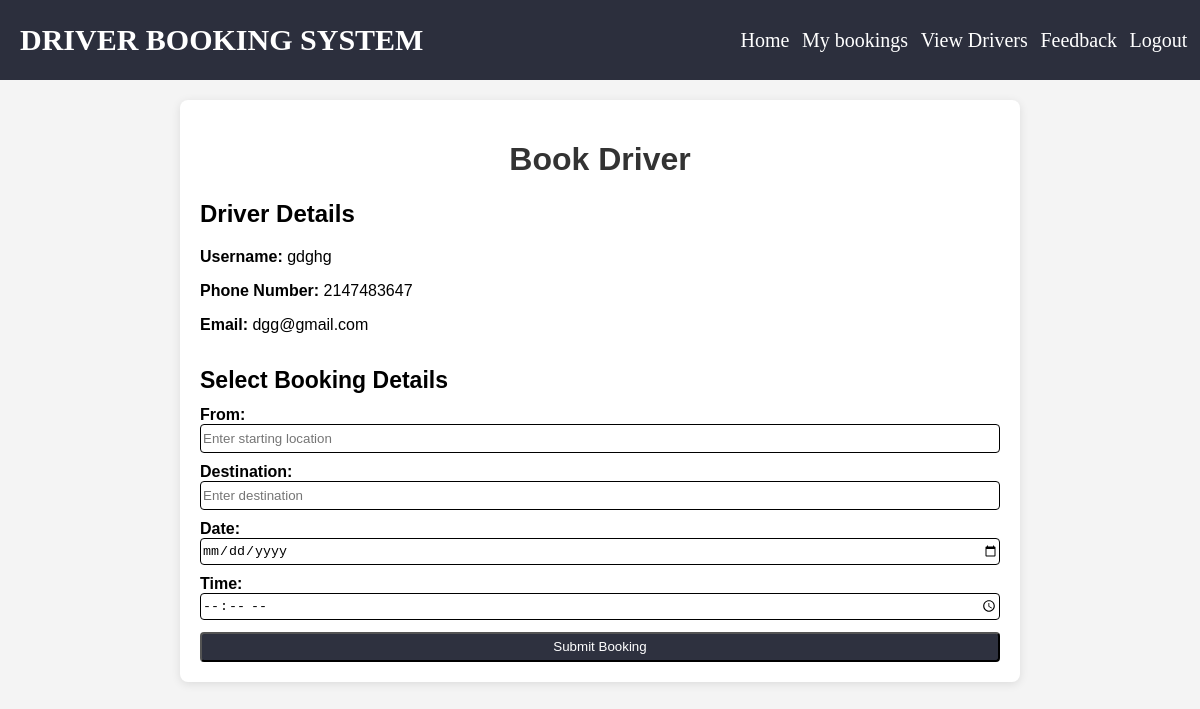
The page /DRIVER_HIRING_SYSTEM/book_driver.php?driver_id=2 on the database its author committed.
### tables this page shows
CREATE TABLE `drivers` (
  `username` varchar(25) NOT NULL,
  `phno` varchar(12) NOT NULL,
  `email` varchar(25) NOT NULL,
  `pwd` varchar(15) NOT NULL,
  `user_type` varchar(25) NOT NULL,
  `driver_id` int(10) NOT NULL,
  `district` varchar(55) NOT NULL
);

### DRIVER_HIRING_SYSTEM/book_driver.php (the view, shortened to what this page needs)
<?php
$conn = mysqli_connect("localhost", "root", "", "driver_booking_system");
$driver_id = $_GET['driver_id'] ?? null;
$driver_info = null;
if ($driver_id) {
    $driver_sql = "SELECT * FROM drivers WHERE driver_id = '$driver_id'";
    $driver_result = mysqli_query($conn, $driver_sql);
    if ($driver_result && mysqli_num_rows($driver_result) > 0) {
        $driver_info = mysqli_fetch_assoc($driver_result);
    }
}
?>
<!DOCTYPE html>
<html>
<head>
    <link rel="stylesheet" href="bookdriver.css">
</head>
<body>
<nav class="nanbar">
    <div class="navbar">
        <h2 class="hdng">DRIVER BOOKING SYSTEM</h2>
        <div class="link">
            <a href="userdashboard.php">Home</a>
            <a href="">My bookings</a>
            <a href="view_drivers.php">View Drivers</a>
            <a href="feedback.php">Feedback</a>
            <a href="">Logout</a>
        </div>
    </div>
</nav>
<div class="container">
    <h1>Book Driver</h1>
    <?php if ($driver_info): ?>
        <h2>Driver Details</h2>
        <p><strong>Username:</strong> <?php echo htmlspecialchars($driver_info['username']); ?></p>
        <p><strong>Phone Number:</strong> <?php echo htmlspecialchars($driver_info['phno']); ?></p>
        <p><strong>Email:</strong> <?php echo htmlspecialchars($driver_info['email']); ?></p>
        <h3 class="hg">Select Booking Details</h3>
        <form class="input" action="" method="POST">
            <label for="from_place">From:</label>
            <input type="text" name="from_place" required placeholder="Enter starting location">
            <label for="destination">Destination:</label>
            <input type="text" name="destination" required placeholder="Enter destination">
            <label for="booking_date">Date:</label>
            <input type="date" name="booking_date" required min="<?php echo date('Y-m-d'); ?>" max="<?php echo date('Y-m-d', strtotime('+1 year')); ?>">
            <label for="booking_time">Time:</label>
            <input type="time" name="booking_time" required>
            <input type="submit" value="Submit Booking">
        </form>
    <?php else: ?>
        <p>Driver not found.</p>
    <?php endif; ?>
</div>
</body>
</html>

### DRIVER_HIRING_SYSTEM/bookdriver.css (style rules this page uses)
body { font-family: Arial, sans-serif; margin: 0; padding: 0; background-color: #f4f4f4; }
.nanbar { width: 100%; height: 80px; background-color:rgba(1, 4, 21, 0.821); display: flex; justify-content: center; align-items: center; }
.navbar { width: 100%; height: 80px; display: flex; justify-content: space-between; align-items: center; padding-left: 20px; }
.hdng { font-size: 30px; color: white; font-family: 'Times New Roman', Times, serif; }
.link { width: 40%; height: 80px; display: flex; justify-content: space-evenly; align-items: center; padding-left: 60px; }
.link a { text-decoration: none; font-family: bold; color: rgb(255, 255, 255); font-size: 20px; }
.container { max-width: 800px; margin: 20px auto; padding: 20px; background-color: #fff; border-radius: 8px; box-shadow: 0 2px 10px rgba(0, 0, 0, 0.1); }
h1 { text-align: center; color: #333; }
.hg { font-weight: bold; font-size: 23px; padding-top: 10px; margin-bottom: 2px; }
form { display: flex; flex-direction: column; }
form label { margin-top: 10px; font-weight: bold; }
form select, form input[type="text"] { height: 25px; border: 1px solid black; border-radius: 4px; }
form input[type="date"] { height: 25px; border: 1px solid black; border-radius: 4px; }
form input[type="time"] { height: 25px; border: 1px solid black; border-radius: 4px; }
form input[type="submit"] { height: 30px; margin-top: 12px; background-color: rgba(1, 4, 21, 0.821); color: white; cursor: pointer; border-radius: 4px; }

### rows shown on the page
drivers: username "gdghg", phno "2147483647", email "dgg@gmail.com"
